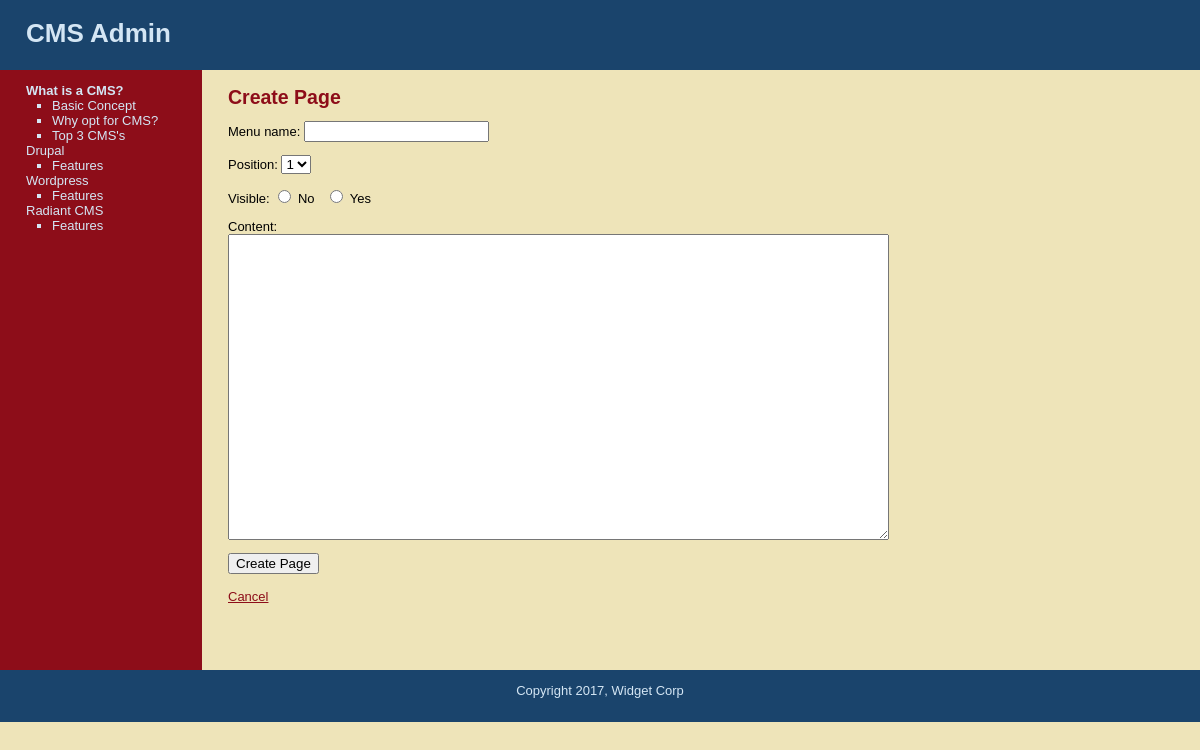
The page /cms/public/new_page.php?subject=7 (signed in) on the database its author committed.
### tables this page shows
CREATE TABLE `subjects` (
  `id` int(11) NOT NULL,
  `menu_name` varchar(30) NOT NULL,
  `position` int(3) NOT NULL,
  `visible` tinyint(1) NOT NULL
);

CREATE TABLE `pages` (
  `id` int(11) NOT NULL,
  `subject_id` int(11) NOT NULL,
  `menu_name` varchar(30) NOT NULL,
  `position` int(3) NOT NULL,
  `visible` tinyint(1) NOT NULL,
  `content` text
);

### cms/public/new_page.php (the view, shortened to what this page needs)
<?php require_once("../includes/db_connection.php"); ?>
<?php require_once("../includes/functions.php"); ?>
<?php find_selected_page(); ?>
<?php include("../includes/layouts/header.php"); ?>
<div id="main">
  <div id="navigation">
    <?php echo navigation($current_subject, $current_page); ?>
  </div>
  <div id="page">
    <h2>Create Page</h2>
    <form action="new_page.php?subject=<?php echo urlencode($current_subject["id"]); ?>" method="post">
      <p>Menu name:
        <input type="text" name="menu_name" value="" />
      </p>
      <p>Position:
        <select name="position">
        <?php
          $page_set = find_pages_for_subject($current_subject["id"], false);
          $page_count = mysqli_num_rows($page_set);
          for($count=1; $count <= ($page_count + 1); $count++) {
            echo "<option value=\"{$count}\">{$count}</option>";
          }
        ?>
        </select>
      </p>
      <p>Visible:
        <input type="radio" name="visible" value="0" /> No
        &nbsp;
        <input type="radio" name="visible" value="1" /> Yes
      </p>
      <p>Content:<br />
        <textarea name="content" rows="20" cols="80"></textarea>
      </p>
      <input type="submit" name="submit" value="Create Page" />
    </form>
    <br />
    <a href="manage_content.php?subject=<?php echo urlencode($current_subject["id"]); ?>">Cancel</a>
  </div>
</div>
<?php include("../includes/layouts/footer.php"); ?>

### cms/includes/functions.php (shortened to what this page needs)
<?php
	function find_all_subjects($public=true) {
		global $connection;
		$query  = "SELECT * ";
		$query .= "FROM subjects ";
		$query .= "ORDER BY position ASC";
		$subject_set = mysqli_query($connection, $query);
		return $subject_set;
	}
	function find_pages_for_subject($subject_id, $public=true) {
		global $connection;
		$safe_subject_id = mysqli_real_escape_string($connection, $subject_id);
		$query  = "SELECT * ";
		$query .= "FROM pages ";
		$query .= "WHERE subject_id = {$safe_subject_id} ";
		$query .= "ORDER BY position ASC";
		$page_set = mysqli_query($connection, $query);
		return $page_set;
	}
	function find_subject_by_id($subject_id, $public=true) {
		global $connection;
		$safe_subject_id = mysqli_real_escape_string($connection, $subject_id);
		$query  = "SELECT * ";
		$query .= "FROM subjects ";
		$query .= "WHERE id = {$safe_subject_id} ";
		$query .= "LIMIT 1";
		$subject_set = mysqli_query($connection, $query);
		if($subject = mysqli_fetch_assoc($subject_set)) {
			return $subject;
		} else {
			return null;
		}
	}
	function find_selected_page($public=false) {
		if (isset($_GET["subject"])) {
			$current_subject = find_subject_by_id($_GET["subject"], $public);
			if ($current_subject && $public) {
				$current_page = find_default_page_for_subject($current_subject["id"]);
			} else {
				$current_page = null;
			}
		} elseif (isset($_GET["page"])) {
			$current_subject = null;
			$current_page = find_page_by_id($_GET["page"], $public);
		} else {
			$current_subject = null;
			$current_page = null;
		}
	}
	function navigation($subject_array, $page_array) {
		$output = "<ul class=\"subjects\">";
		$subject_set = find_all_subjects(false);
		while($subject = mysqli_fetch_assoc($subject_set)) {
			$output .= "<li";
			if ($subject_array && $subject["id"] == $subject_array["id"]) {
				$output .= " class=\"selected\"";
			}
			$output .= ">";
			$output .= "<a href=\"manage_content.php?subject=";
			$output .= urlencode($subject["id"]);
			$output .= "\">";
			$output .= htmlentities($subject["menu_name"]);
			$output .= "</a>";
			$page_set = find_pages_for_subject($subject["id"], false);
			$output .= "<ul class=\"pages\">";
			while($page = mysqli_fetch_assoc($page_set)) {
				$output .= "<li";
				$output .= ">";
				$output .= "<a href=\"manage_content.php?page=";
				$output .= urlencode($page["id"]);
				$output .= "\">";
				$output .= htmlentities($page["menu_name"]);
				$output .= "</a></li>";
			}
			$output .= "</ul></li>";
		}
		$output .= "</ul>";
		return $output;
	}
?>

### cms/public/stylesheets/public.css (style rules this page uses)
html { height: 100%; width: 100%; }
body { width: 100%; height: 100%; margin: 0; padding: 0; border: 0; font-family: Verdana, Arial, Helvetica, sans-serif; font-size: 13px; line-height: 15px; background: #EEE4B9; }
a { color: #8D0D19; }
#main { height: 600px; width: 100%; margin: 0; padding: 0; background: #EEE4B9; }
#navigation { float: left; width: 150px; height: 100%; margin: 0; padding: 0 2em; color: #D4E6F4; background: #8D0D19; }
#navigation a { color: #D4E6F4; text-decoration: none; }
ul.subjects { margin: 1em 0; padding-left: 0; list-style: none; }
ul.pages { padding-left: 2em; list-style: square; font-weight: normal; }
.selected { font-weight: bold; }
#page { float: left; height: 100%; padding-left: 2em; vertical-align: top; background: #EEE4B9; width:800px; }
#page h2 { color: #8D0D19; margin-top: 1em; }

### rows shown on the page
subjects: value "What is a CMS?"
pages: value "Basic Concept"
pages: value "Why opt for CMS?"
pages: value "Top 3 CMS's"
subjects: value "Drupal"
pages: value "Features"
subjects: value "Wordpress"
pages: value "Features"
subjects: value "Radiant CMS"
pages: value "Features"

### other values the page prints
form field position "1"
